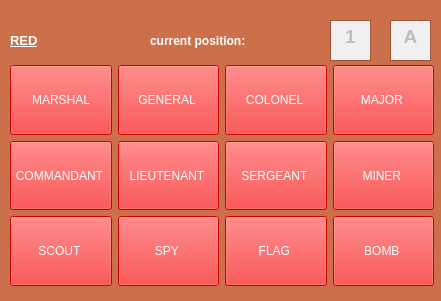
   <widget class="QWidget" name="redChoice" native="true">
    <property name="enabled">
     <bool>false</bool>
    </property>
    <property name="geometry">
     <rect>
      <x>10</x>
      <y>520</y>
      <width>441</width>
      <height>301</height>
     </rect>
    </property>
    <property name="styleSheet">
     <string notr="true">background-color: #CC704B;</string>
    </property>
    <widget class="QLabel" name="labelTeam_2">
     <property name="geometry">
      <rect>
       <x>10</x>
       <y>20</y>
       <width>51</width>
       <height>41</height>
      </rect>
     </property>
     <property name="font">
      <font>
       <pointsize>10</pointsize>
       <weight>75</weight>
       <bold>true</bold>
       <underline>true</underline>
      </font>
     </property>
     <property name="styleSheet">
      <string notr="true">color:#fff</string>
     </property>
     <property name="text">
      <string>RED</string>
     </property>
    </widget>
    <widget class="QLabel" name="label_2">
     <property name="geometry">
      <rect>
       <x>150</x>
       <y>30</y>
       <width>161</width>
       <height>21</height>
      </rect>
     </property>
     <property name="font">
      <font>
       <pointsize>9</pointsize>
       <weight>75</weight>
       <bold>true</bold>
      </font>
     </property>
     <property name="styleSheet">
      <string notr="true">color: #fff</string>
     </property>
     <property name="text">
      <string>current position: </string>
     </property>
    </widget>
    <widget class="QWidget" name="layoutWidget_2">
     <property name="geometry">
      <rect>
       <x>10</x>
       <y>65</y>
       <width>424</width>
       <height>221</height>
      </rect>
     </property>
     <layout class="QGridLayout" name="gridLayout_2">
      <item row="2" column="2">
       <widget class="QPushButton" name="btnD_2">
        <property name="sizePolicy">
         <sizepolicy hsizetype="Preferred" vsizetype="Expanding">
          <horstretch>0</horstretch>
          <verstretch>0</verstretch>
         </sizepolicy>
        </property>
        <property name="styleSheet">
         <string notr="true">background-color: red; color: white;</string>
        </property>
        <property name="text">
         <string>FLAG </string>
        </property>
       </widget>
      </item>
      <item row="1" column="3">
       <widget class="QPushButton" name="btn3_2">
        <property name="sizePolicy">
         <sizepolicy hsizetype="Preferred" vsizetype="Expanding">
          <horstretch>0</horstretch>
          <verstretch>0</verstretch>
         </sizepolicy>
        </property>
        <property name="styleSheet">
         <string notr="true">background-color: red; color: white;</string>
        </property>
        <property name="text">
         <string>MINER </string>
        </property>
       </widget>
      </item>
      <item row="1" column="2">
       <widget class="QPushButton" name="btn4_2">
        <property name="sizePolicy">
         <sizepolicy hsizetype="Preferred" vsizetype="Expanding">
          <horstretch>0</horstretch>
          <verstretch>0</verstretch>
         </sizepolicy>
        </property>
        <property name="styleSheet">
         <string notr="true">background-color: red; color: white;</string>
        </property>
        <property name="text">
         <string>SERGEANT </string>
        </property>
       </widget>
      </item>
      <item row="2" column="1">
       <widget class="QPushButton" name="btn1_2">
        <property name="sizePolicy">
         <sizepolicy hsizetype="Preferred" vsizetype="Expanding">
          <horstretch>0</horstretch>
          <verstretch>0</verstretch>
         </sizepolicy>
        </property>
        <property name="styleSheet">
         <string notr="true">background-color: red; color: white;</string>
        </property>
        <property name="text">
         <string>SPY </string>
        </property>
       </widget>
      </item>
      <item row="2" column="0">
       <widget class="QPushButton" name="btn2_2">
        <property name="sizePolicy">
         <sizepolicy hsizetype="Preferred" vsizetype="Expanding">
          <horstretch>0</horstretch>
          <verstretch>0</verstretch>
         </sizepolicy>
        </property>
        <property name="styleSheet">
         <string notr="true">background-color: red; color: white;</string>
        </property>
        <property name="text">
         <string>SCOUT </string>
        </property>
       </widget>
      </item>
      <item row="1" column="1">
       <widget class="QPushButton" name="btn5_2">
        <property name="sizePolicy">
         <sizepolicy hsizetype="Preferred" vsizetype="Expanding">
          <horstretch>0</horstretch>
          <verstretch>0</verstretch>
         </sizepolicy>
        </property>
        <property name="styleSheet">
         <string notr="true">background-color: red; color: white;</string>
        </property>
        <property name="text">
         <string>LIEUTENANT </string>
        </property>
       </widget>
      </item>
      <item row="0" column="0">
       <widget class="QPushButton" name="btnM_2">
        <property name="sizePolicy">
         <sizepolicy hsizetype="Preferred" vsizetype="Expanding">
          <horstretch>0</horstretch>
          <verstretch>0</verstretch>
         </sizepolicy>
        </property>
        <property name="styleSheet">
         <string notr="true">background-color: red; color: white;</string>
        </property>
        <property name="text">
         <string>MARSHAL</string>
        </property>
       </widget>
      </item>
      <item row="0" column="2">
       <widget class="QPushButton" name="btn8_2">
        <property name="sizePolicy">
         <sizepolicy hsizetype="Preferred" vsizetype="Expanding">
          <horstretch>0</horstretch>
          <verstretch>0</verstretch>
         </sizepolicy>
        </property>
        <property name="styleSheet">
         <string notr="true">background-color: red; color: white;</string>
        </property>
        <property name="text">
         <string>COLONEL </string>
        </property>
       </widget>
      </item>
      <item row="1" column="0">
       <widget class="QPushButton" name="btn6_2">
        <property name="sizePolicy">
         <sizepolicy hsizetype="Preferred" vsizetype="Expanding">
          <horstretch>0</horstretch>
          <verstretch>0</verstretch>
         </sizepolicy>
        </property>
        <property name="styleSheet">
         <string notr="true">background-color: red; color: white;</string>
        </property>
        <property name="text">
         <string>COMMANDANT </string>
        </property>
       </widget>
      </item>
      <item row="0" column="3">
       <widget class="QPushButton" name="btn7_2">
        <property name="sizePolicy">
         <sizepolicy hsizetype="Preferred" vsizetype="Expanding">
          <horstretch>0</horstretch>
          <verstretch>0</verstretch>
         </sizepolicy>
        </property>
        <property name="styleSheet">
         <string notr="true">background-color: red; color: white;</string>
        </property>
        <property name="text">
         <string>MAJOR </string>
        </property>
       </widget>
      </item>
      <item row="2" column="3">
       <widget class="QPushButton" name="btnB_2">
        <property name="sizePolicy">
         <sizepolicy hsizetype="Preferred" vsizetype="Expanding">
          <horstretch>0</horstretch>
          <verstretch>0</verstretch>
         </sizepolicy>
        </property>
        <property name="styleSheet">
         <string notr="true">background-color: red; color: white;</string>
        </property>
        <property name="text">
         <string>BOMB </string>
        </property>
       </widget>
      </item>
      <item row="0" column="1">
       <widget class="QPushButton" name="btn9_2">
        <property name="sizePolicy">
         <sizepolicy hsizetype="Preferred" vsizetype="Expanding">
          <horstretch>0</horstretch>
          <verstretch>0</verstretch>
         </sizepolicy>
        </property>
        <property name="styleSheet">
         <string notr="true">background-color: red; color: white;</string>
        </property>
        <property name="text">
         <string>GENERAL </string>
        </property>
       </widget>
      </item>
     </layout>
    </widget>
    <widget class="QTextBrowser" name="column_2">
     <property name="geometry">
      <rect>
       <x>390</x>
       <y>20</y>
       <width>41</width>
       <height>41</height>
      </rect>
     </property>
     <property name="html">
      <string>&lt;!DOCTYPE HTML PUBLIC &quot;-//W3C//DTD HTML 4.0//EN&quot; &quot;http://www.w3.org/TR/REC-html40/strict.dtd&quot;&gt;
&lt;html&gt;&lt;head&gt;&lt;meta name=&quot;qrichtext&quot; content=&quot;1&quot; /&gt;&lt;style type=&quot;text/css&quot;&gt;
p, li { white-space: pre-wrap; }
&lt;/style&gt;&lt;/head&gt;&lt;body style=&quot; font-family:'MS Shell Dlg 2'; font-size:7.8pt; font-weight:400; font-style:normal;&quot; bgcolor=&quot;#f0f0f0&quot;&gt;
&lt;p align=&quot;center&quot; style=&quot; margin-top:0px; margin-bottom:0px; margin-left:0px; margin-right:0px; -qt-block-indent:0; text-indent:0px;&quot;&gt;&lt;span style=&quot; font-size:14pt; font-weight:600;&quot;&gt;A&lt;/span&gt;&lt;/p&gt;&lt;/body&gt;&lt;/html&gt;</string>
     </property>
    </widget>
    <widget class="QTextBrowser" name="row_2">
     <property name="geometry">
      <rect>
       <x>330</x>
       <y>20</y>
       <width>41</width>
       <height>41</height>
      </rect>
     </property>
     <property name="html">
      <string>&lt;!DOCTYPE HTML PUBLIC &quot;-//W3C//DTD HTML 4.0//EN&quot; &quot;http://www.w3.org/TR/REC-html40/strict.dtd&quot;&gt;
&lt;html&gt;&lt;head&gt;&lt;meta name=&quot;qrichtext&quot; content=&quot;1&quot; /&gt;&lt;style type=&quot;text/css&quot;&gt;
p, li { white-space: pre-wrap; }
&lt;/style&gt;&lt;/head&gt;&lt;body style=&quot; font-family:'MS Shell Dlg 2'; font-size:7.8pt; font-weight:400; font-style:normal;&quot; bgcolor=&quot;#f0f0f0&quot;&gt;
&lt;p align=&quot;center&quot; style=&quot; margin-top:0px; margin-bottom:0px; margin-left:0px; margin-right:0px; -qt-block-indent:0; text-indent:0px;&quot;&gt;&lt;span style=&quot; font-size:14pt; font-weight:600;&quot;&gt;1&lt;/span&gt;&lt;/p&gt;&lt;/body&gt;&lt;/html&gt;</string>
     </property>
    </widget>
   </widget>
